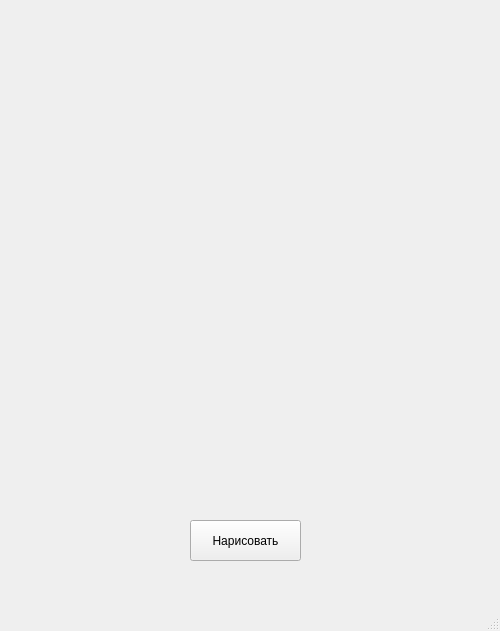
<?xml version="1.0" encoding="UTF-8"?>
<ui version="4.0">
 <class>MainWindow</class>
 <widget class="QMainWindow" name="MainWindow">
  <property name="geometry">
   <rect>
    <x>0</x>
    <y>0</y>
    <width>500</width>
    <height>631</height>
   </rect>
  </property>
  <property name="windowTitle">
   <string>MainWindow</string>
  </property>
  <widget class="QWidget" name="centralwidget">
   <widget class="QPushButton" name="draw">
    <property name="geometry">
     <rect>
      <x>190</x>
      <y>520</y>
      <width>111</width>
      <height>41</height>
     </rect>
    </property>
    <property name="text">
     <string>Нарисовать</string>
    </property>
   </widget>
  </widget>
  <widget class="QMenuBar" name="menubar">
   <property name="geometry">
    <rect>
     <x>0</x>
     <y>0</y>
     <width>500</width>
     <height>21</height>
    </rect>
   </property>
  </widget>
  <widget class="QStatusBar" name="statusbar"/>
 </widget>
 <resources/>
 <connections/>
</ui>
